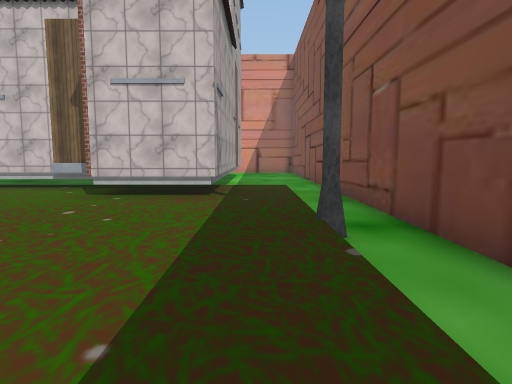
View 1 (above)

23 first-person views from a walk through a 3-D level made in the Unity game engine. The camera is 1.5 m above the floor, tilts 6° down and sees 75° across. The floor is counted in squares, 2 m on a side. Each view is taken from the middle of a square. On the plan, view 1 faces up. The plan holds only what a view shows up to about 11 squares ahead; the rest is blank. The place goes on beyond the plan. The player character is not drawn. Some surface patterns are stand-ins.

View 2
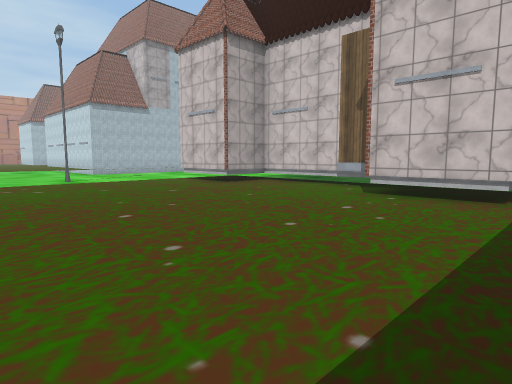

View 3
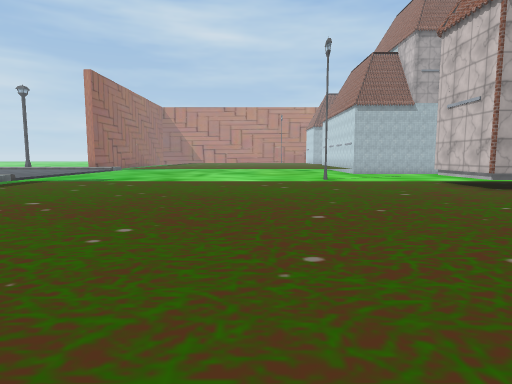

View 4
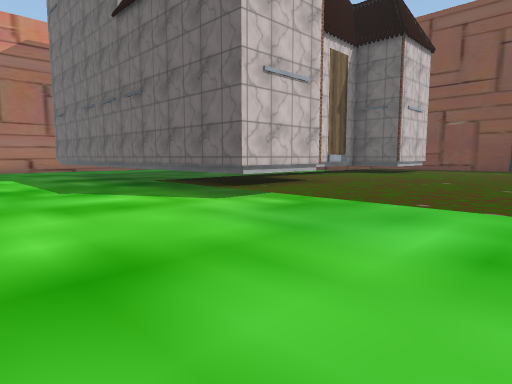

View 5
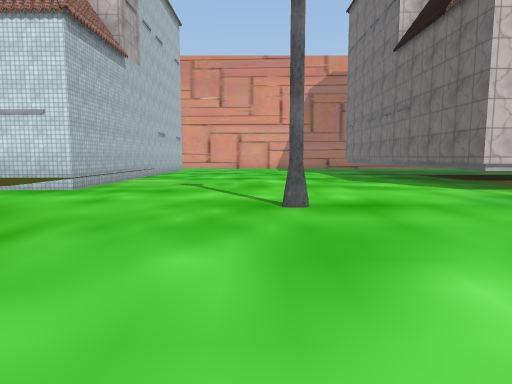

View 6
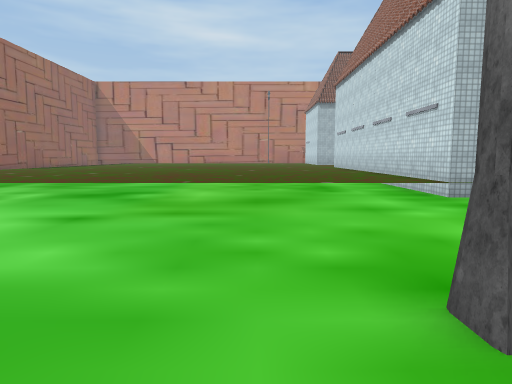

View 7
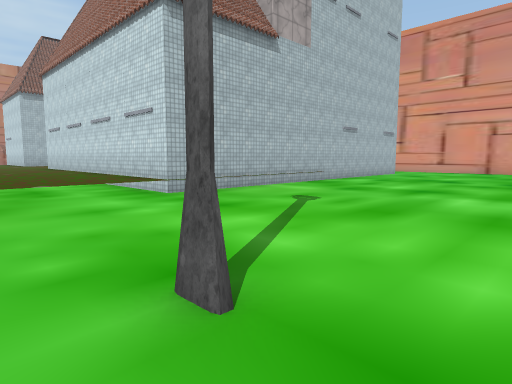

View 8
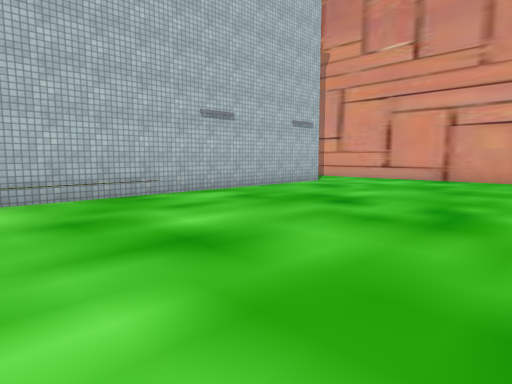

View 9
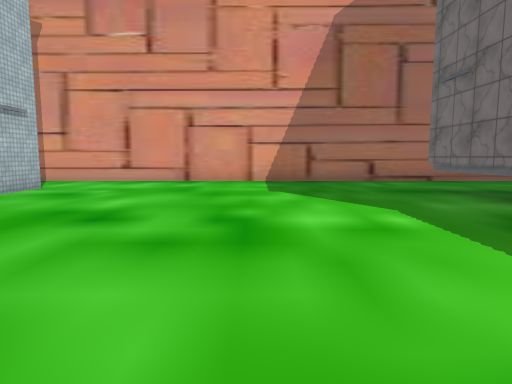

View 10
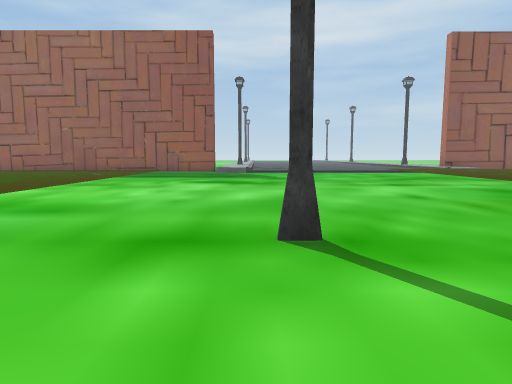

View 11
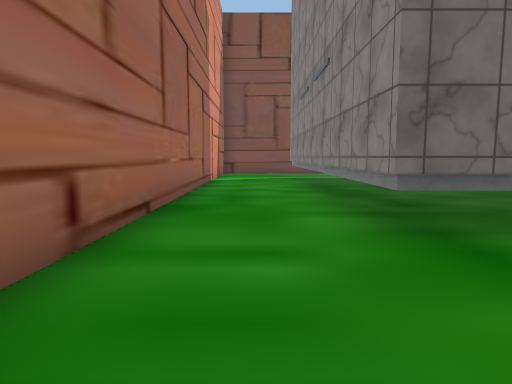

View 12
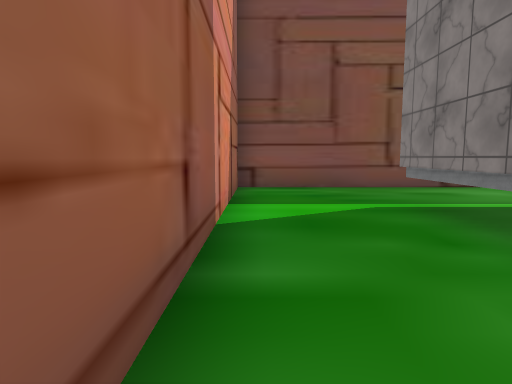

View 13
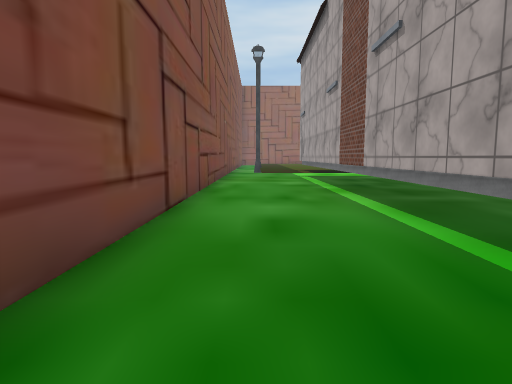

View 14
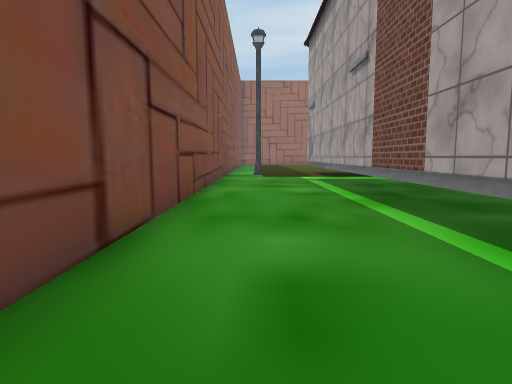

View 15
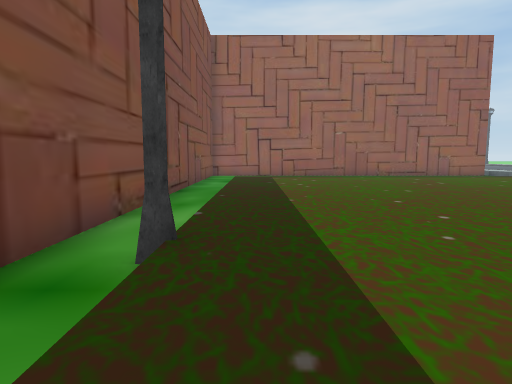

View 16
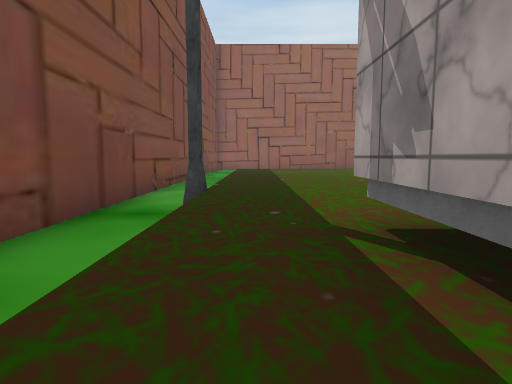

View 17
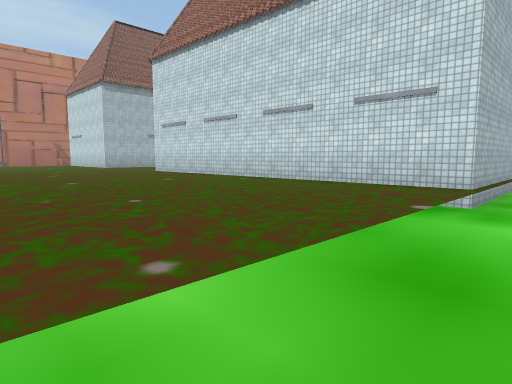

View 18
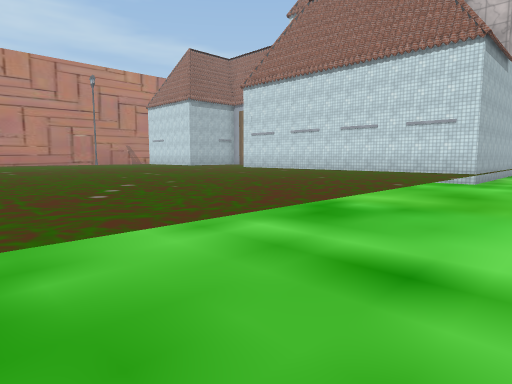

View 19
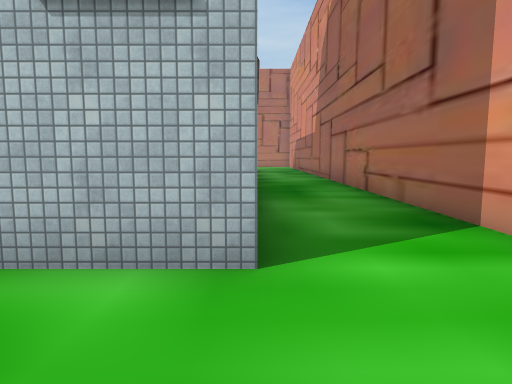

View 20
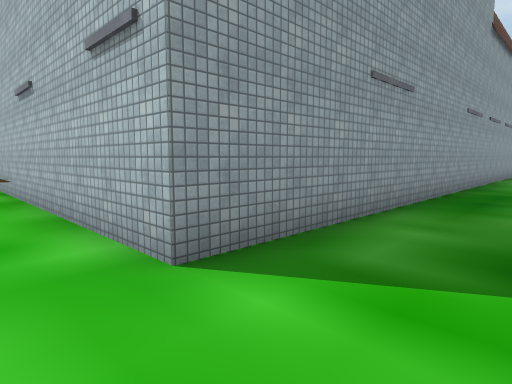

View 21
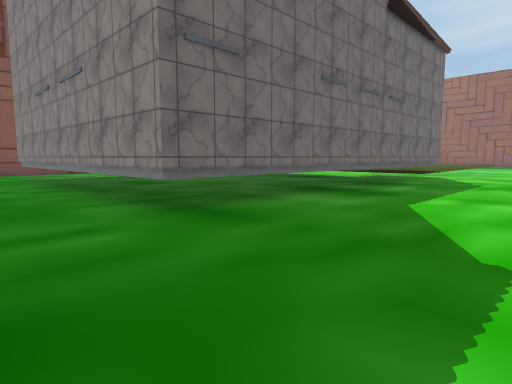

View 22
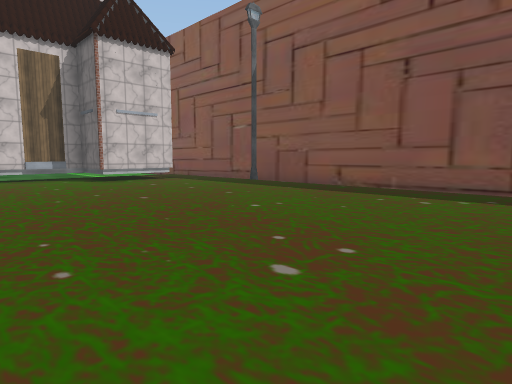

View 23
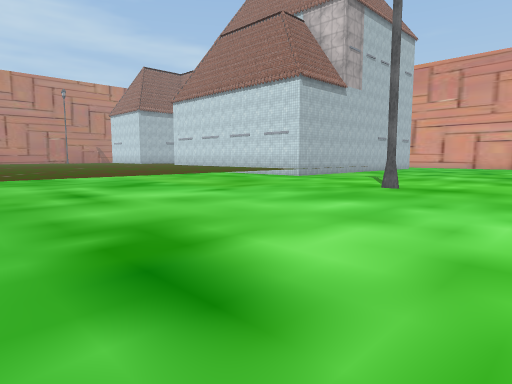

### Floor plan
Key: @ floor where view 1 was taken; # wall or solid block; . main floor; : floor 0.5 m higher than the main floor; / step, stairs or slope; ^ raised ledge.
Columns run from 32 left of view 1 to 2 right of it. Each row starts with its distance up from view 1.
 21     ###############################
 20     ..............................#
 19     ..............................#
 18 ##############....................#
 17              #........##########..#
 16              #........#        #..#
 15              #........#        #..#
 14              #........#        #..#
 13              #........#        #..#
 12              #........#        #..#
 11              #........#        #..#
 10              #........#        #..#
  9              #........#        #//#
  8              #........# ###### #:/#
  7     ^ ^^^^^^ #........###::::###:/#
  6    ^^^^^^^^^^^........:::::::::::/#
  5   ^^^^^^^^^^^^........:::::::::::/#
  4  ^^^^^^^^^^^^^...#....:::::::::::##
  3  ^^^^^^^^^^^^^........:::::::::::/#
  2     ^^^^^^^^^^........:::::::::::/#
  1     ^^^^^^^^^^........:::::::::::/#
  0    ^^^^^^^^^^^........::::::::::@/#
 -1   ^^^^^^^^^^^^........:::::::::::/#
 -2   ^^^^^^^^^^^^........:::::::::::/#
 -3      ^^^^^^^^^........:::::::::::/#
 -4         ^^^^^^........:::::::::::/#

Positions as (right, up) in squares from view 1, and headings:
1: (0, 0), facing up
2: (0, 0), facing up-left
3: (0, 1), facing left
4: (-14, 2), facing up-right
5: (-15, -1), facing up
6: (-13, 3), facing left
7: (-13, 3), facing up-left
8: (-13, 9), facing up-left
9: (-14, 10), facing up
10: (-14, 7), facing down
11: (-13, 19), facing right
12: (-6, 20), facing right
13: (1, 20), facing down
14: (1, 18), facing down
15: (0, 7), facing down
16: (0, 9), facing down
17: (-18, 1), facing up-left
18: (-17, -4), facing up-left
19: (-17, 18), facing left
20: (-18, 20), facing down-left
21: (-14, 20), facing down-right
22: (-7, -4), facing up-right
23: (-11, -4), facing up-left
